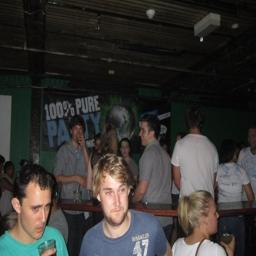
#> input picture data/test/Places365_val_00002051.jpg, 256 x 256 px; its folder holds only this picture in this run
$ python create_grayImg.py
#> lines starting #> are read from the running program, lines starting #| are printed output that depends on the picture
import os, cv2
from PIL import Image
for file in os.listdir("data/test"):
    img = cv2.imread("data/test/" + file)
#> img is the input picture: shape (256, 256, 3); mean B, G, R 50.8, 53.7, 55.5
    img = cv2.resize(img, (224, 224))
#> img: shape (224, 224, 3)
    img = cv2.cvtColor(img, cv2.COLOR_BGR2HSV)
#> img: shape (224, 224, 3); mean H, S, V 50.5, 58.1, 60.4
    gray= img[:, :, 2]
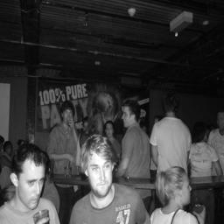
#> gray: shape (224, 224); min 1, max 255, mean 60.4
    gray = Image.fromarray(gray, mode="L")
    gray.save("data/test_gray/" + file[:-4] + ".png",  "PNG")

$ run again, on data/test/Places365_val_00002072.jpg
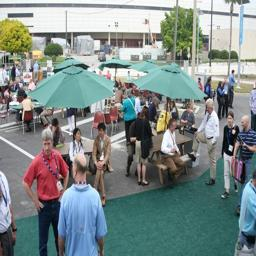
#> input picture data/test/Places365_val_00002072.jpg, 256 x 256 px
#> img is the input picture: shape (256, 256, 3); mean B, G, R 136.5, 138, 125.8
#> `img = cv2.resize(img, (224, 224))`:
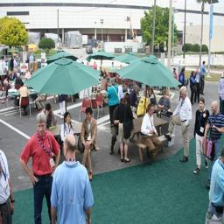
#> img: shape (224, 224, 3); mean B, G, R 136.4, 137.9, 125.7
#> `gray= img[:, :, 2]`:
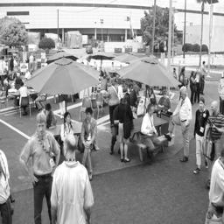
#> gray: shape (224, 224); min 6, max 255, mean 147.4

$ run again, on data/test/Places365_val_00002073.jpg
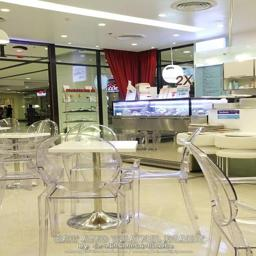
#> input picture data/test/Places365_val_00002073.jpg, 256 x 256 px
#> img is the input picture: shape (256, 256, 3); mean B, G, R 143.8, 165.5, 172.1
#> `img = cv2.resize(img, (224, 224))`:
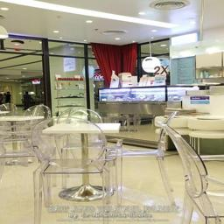
#> img: shape (224, 224, 3); mean B, G, R 143.7, 165.4, 172
#> `gray= img[:, :, 2]`:
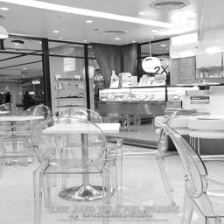
#> gray: shape (224, 224); min 3, max 255, mean 174.9

$ run again, on data/test/Places365_val_00002076.jpg
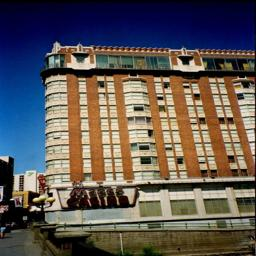
#> input picture data/test/Places365_val_00002076.jpg, 256 x 256 px
#> img is the input picture: shape (256, 256, 3); mean B, G, R 84.9, 87, 93.8
#> `img = cv2.resize(img, (224, 224))`:
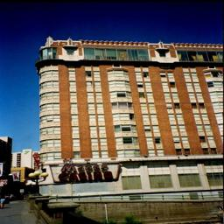
#> img: shape (224, 224, 3); mean B, G, R 84.7, 86.8, 93.7
#> `gray= img[:, :, 2]`:
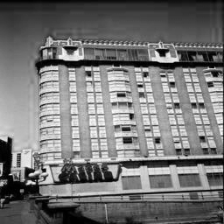
#> gray: shape (224, 224); min 0, max 253, mean 117.1

$ run again, on data/test/Places365_val_00002055.jpg
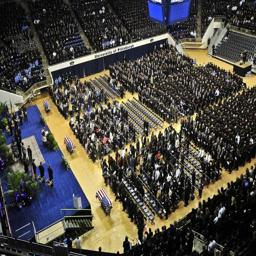
#> input picture data/test/Places365_val_00002055.jpg, 256 x 256 px
#> img is the input picture: shape (256, 256, 3); mean B, G, R 66.4, 72.5, 75.6
#> `img = cv2.resize(img, (224, 224))`:
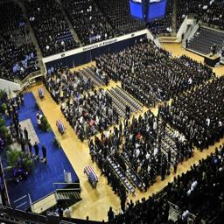
#> img: shape (224, 224, 3); mean B, G, R 66.3, 72.4, 75.4
#> `gray= img[:, :, 2]`:
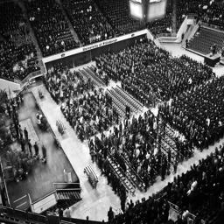
#> gray: shape (224, 224); min 0, max 255, mean 83.1
